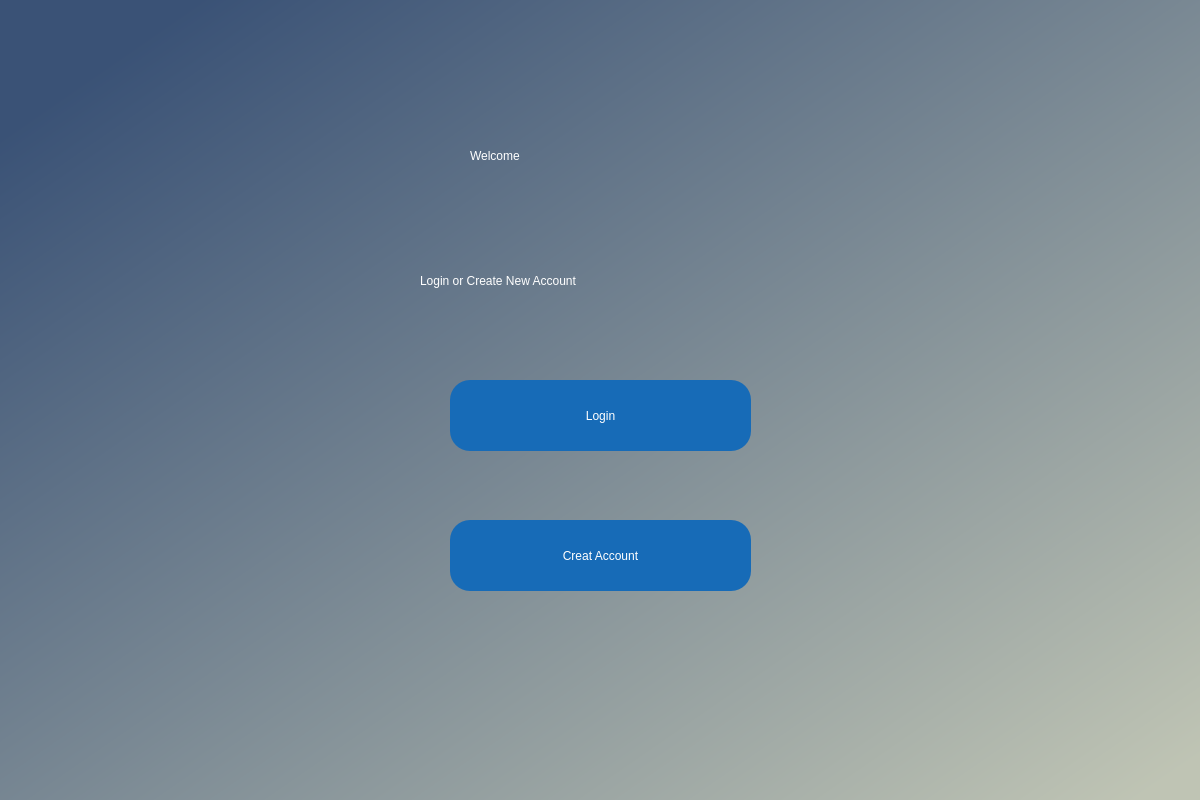
<?xml version="1.0" encoding="UTF-8"?>
<ui version="4.0">
 <class>Dialog</class>
 <widget class="QDialog" name="Dialog">
  <property name="geometry">
   <rect>
    <x>0</x>
    <y>0</y>
    <width>1200</width>
    <height>800</height>
   </rect>
  </property>
  <property name="windowTitle">
   <string>Dialog</string>
  </property>
  <widget class="QWidget" name="widget" native="true">
   <property name="geometry">
    <rect>
     <x>0</x>
     <y>0</y>
     <width>1200</width>
     <height>800</height>
    </rect>
   </property>
   <property name="styleSheet">
    <string notr="true">QWidget#widget{
background-color:qlineargradient(spread:pad, x1:0.059, y1:0.110311, x2:0.964, y2:0.976, stop:0 rgba(58, 82, 118, 255), stop:1 rgba(191, 196, 180, 255));}</string>
   </property>
   <widget class="QLabel" name="label">
    <property name="geometry">
     <rect>
      <x>470</x>
      <y>90</y>
      <width>261</width>
      <height>131</height>
     </rect>
    </property>
    <property name="styleSheet">
     <string notr="true">font: 75 36pt &quot;Trebuchet MS&quot;;color:rgb(255, 255, 255)</string>
    </property>
    <property name="text">
     <string>Welcome</string>
    </property>
   </widget>
   <widget class="QLabel" name="label_2">
    <property name="geometry">
     <rect>
      <x>420</x>
      <y>240</y>
      <width>361</width>
      <height>81</height>
     </rect>
    </property>
    <property name="styleSheet">
     <string notr="true">font: 16pt &quot;Trebuchet MS&quot;;color:rgb(255, 255, 255)</string>
    </property>
    <property name="text">
     <string>Login or Create New Account</string>
    </property>
   </widget>
   <widget class="QPushButton" name="pushButton">
    <property name="geometry">
     <rect>
      <x>450</x>
      <y>380</y>
      <width>301</width>
      <height>71</height>
     </rect>
    </property>
    <property name="styleSheet">
     <string notr="true">border-radius:20px;
background-color: rgb(23, 107, 183);
color: rgb(255, 255, 255);
font: 14pt &quot;Trebuchet MS&quot;;</string>
    </property>
    <property name="text">
     <string>Login</string>
    </property>
   </widget>
   <widget class="QPushButton" name="pushButton_2">
    <property name="geometry">
     <rect>
      <x>450</x>
      <y>520</y>
      <width>301</width>
      <height>71</height>
     </rect>
    </property>
    <property name="styleSheet">
     <string notr="true">border-radius:20px;
background-color: rgb(23, 107, 183);
color: rgb(255, 255, 255);
font: 14pt &quot;Trebuchet MS&quot;;</string>
    </property>
    <property name="text">
     <string>Creat Account</string>
    </property>
   </widget>
  </widget>
 </widget>
 <resources/>
 <connections/>
</ui>
